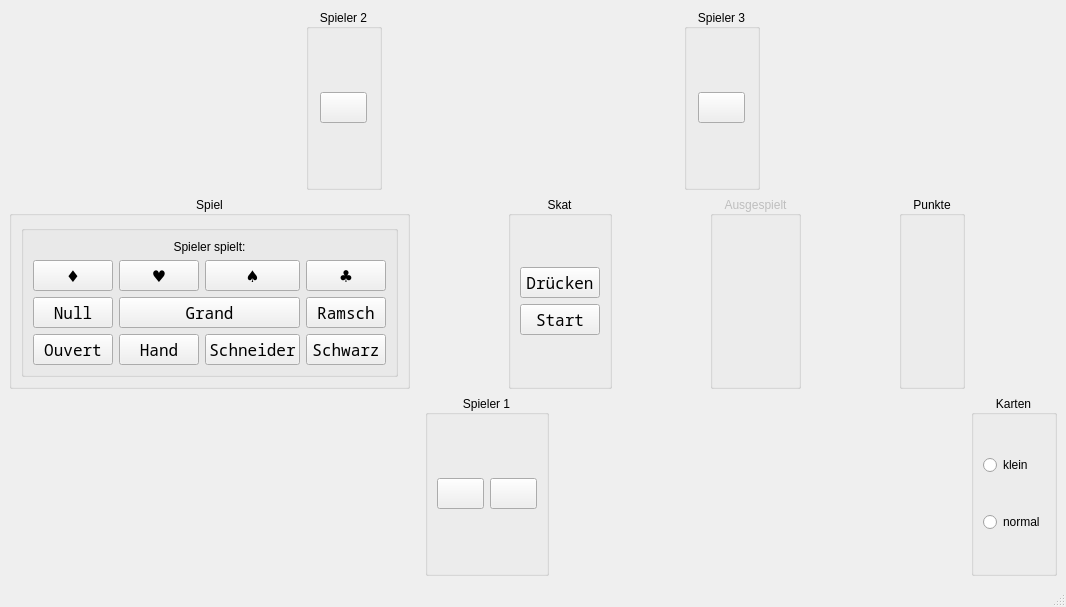
<?xml version="1.0" encoding="UTF-8"?>
<ui version="4.0">
 <class>Skattisch</class>
 <widget class="QMainWindow" name="Skattisch">
  <property name="geometry">
   <rect>
    <x>0</x>
    <y>0</y>
    <width>1066</width>
    <height>607</height>
   </rect>
  </property>
  <property name="windowTitle">
   <string>Table</string>
  </property>
  <widget class="QWidget" name="centralwidget">
   <layout class="QVBoxLayout" name="verticalLayoutMain">
    <item>
     <layout class="QHBoxLayout" name="horizontalLayout">
      <item>
       <spacer name="horizontalSpacer">
        <property name="orientation">
         <enum>Qt::Orientation::Horizontal</enum>
        </property>
        <property name="sizeHint" stdset="0">
         <size>
          <width>40</width>
          <height>20</height>
         </size>
        </property>
       </spacer>
      </item>
      <item>
       <widget class="QGroupBox" name="gbPlayer2">
        <property name="sizePolicy">
         <sizepolicy hsizetype="Minimum" vsizetype="Preferred">
          <horstretch>0</horstretch>
          <verstretch>0</verstretch>
         </sizepolicy>
        </property>
        <property name="layoutDirection">
         <enum>Qt::LayoutDirection::LeftToRight</enum>
        </property>
        <property name="title">
         <string>Spieler 2</string>
        </property>
        <property name="alignment">
         <set>Qt::AlignmentFlag::AlignCenter</set>
        </property>
        <layout class="QGridLayout" name="gridLayout_4">
         <item row="1" column="0">
          <layout class="QHBoxLayout" name="gbPlayer2Layout"/>
         </item>
         <item row="2" column="0">
          <widget class="QPushButton" name="pbBieten2">
           <property name="enabled">
            <bool>true</bool>
           </property>
           <property name="sizePolicy">
            <sizepolicy hsizetype="Fixed" vsizetype="Fixed">
             <horstretch>0</horstretch>
             <verstretch>0</verstretch>
            </sizepolicy>
           </property>
           <property name="font">
            <font>
             <family>Noto Sans Mono</family>
             <pointsize>12</pointsize>
            </font>
           </property>
           <property name="layoutDirection">
            <enum>Qt::LayoutDirection::RightToLeft</enum>
           </property>
           <property name="text">
            <string/>
           </property>
          </widget>
         </item>
        </layout>
       </widget>
      </item>
      <item>
       <spacer name="horizontalSpacer_2">
        <property name="orientation">
         <enum>Qt::Orientation::Horizontal</enum>
        </property>
        <property name="sizeHint" stdset="0">
         <size>
          <width>40</width>
          <height>20</height>
         </size>
        </property>
       </spacer>
      </item>
      <item>
       <widget class="QGroupBox" name="gbPlayer3">
        <property name="sizePolicy">
         <sizepolicy hsizetype="Minimum" vsizetype="Preferred">
          <horstretch>0</horstretch>
          <verstretch>0</verstretch>
         </sizepolicy>
        </property>
        <property name="title">
         <string>Spieler 3</string>
        </property>
        <property name="alignment">
         <set>Qt::AlignmentFlag::AlignCenter</set>
        </property>
        <layout class="QGridLayout" name="gridLayout_5">
         <item row="1" column="0">
          <layout class="QHBoxLayout" name="gbPlayer3Layout"/>
         </item>
         <item row="2" column="0">
          <widget class="QPushButton" name="pbBieten3">
           <property name="sizePolicy">
            <sizepolicy hsizetype="Fixed" vsizetype="Fixed">
             <horstretch>0</horstretch>
             <verstretch>0</verstretch>
            </sizepolicy>
           </property>
           <property name="font">
            <font>
             <family>Noto Sans Mono</family>
             <pointsize>12</pointsize>
            </font>
           </property>
           <property name="text">
            <string/>
           </property>
          </widget>
         </item>
        </layout>
       </widget>
      </item>
      <item>
       <spacer name="horizontalSpacer_3">
        <property name="orientation">
         <enum>Qt::Orientation::Horizontal</enum>
        </property>
        <property name="sizeHint" stdset="0">
         <size>
          <width>40</width>
          <height>20</height>
         </size>
        </property>
       </spacer>
      </item>
     </layout>
    </item>
    <item>
     <layout class="QHBoxLayout" name="horizontalLayout_2">
      <item>
       <widget class="QGroupBox" name="gbSpiel">
        <property name="title">
         <string>Spiel</string>
        </property>
        <property name="alignment">
         <set>Qt::AlignmentFlag::AlignCenter</set>
        </property>
        <layout class="QHBoxLayout" name="horizontalLayout_4">
         <item>
          <widget class="QGroupBox" name="bgRule">
           <property name="title">
            <string/>
           </property>
           <property name="alignment">
            <set>Qt::AlignmentFlag::AlignCenter</set>
           </property>
           <property name="checkable">
            <bool>false</bool>
           </property>
           <layout class="QGridLayout" name="gridLayout_2">
            <item row="3" column="0">
             <widget class="QPushButton" name="pbOuvert">
              <property name="font">
               <font>
                <family>Noto Sans Mono</family>
                <pointsize>12</pointsize>
               </font>
              </property>
              <property name="text">
               <string>Ouvert</string>
              </property>
              <property name="checkable">
               <bool>true</bool>
              </property>
              <property name="autoExclusive">
               <bool>false</bool>
              </property>
             </widget>
            </item>
            <item row="3" column="1">
             <widget class="QPushButton" name="pbHand">
              <property name="font">
               <font>
                <family>Noto Sans Mono</family>
                <pointsize>12</pointsize>
               </font>
              </property>
              <property name="text">
               <string>Hand</string>
              </property>
              <property name="checkable">
               <bool>true</bool>
              </property>
             </widget>
            </item>
            <item row="1" column="2">
             <widget class="QPushButton" name="pbPik">
              <property name="font">
               <font>
                <family>Noto Sans Mono</family>
                <pointsize>12</pointsize>
               </font>
              </property>
              <property name="text">
               <string>♠</string>
              </property>
              <property name="checkable">
               <bool>true</bool>
              </property>
              <property name="autoExclusive">
               <bool>true</bool>
              </property>
             </widget>
            </item>
            <item row="3" column="2">
             <widget class="QPushButton" name="pbSchneider">
              <property name="font">
               <font>
                <family>Noto Sans Mono</family>
                <pointsize>12</pointsize>
               </font>
              </property>
              <property name="text">
               <string>Schneider</string>
              </property>
              <property name="checkable">
               <bool>true</bool>
              </property>
             </widget>
            </item>
            <item row="2" column="1" colspan="2">
             <widget class="QPushButton" name="pbGrand">
              <property name="font">
               <font>
                <family>Noto Sans Mono</family>
                <pointsize>12</pointsize>
               </font>
              </property>
              <property name="text">
               <string>Grand</string>
              </property>
              <property name="checkable">
               <bool>true</bool>
              </property>
              <property name="autoExclusive">
               <bool>true</bool>
              </property>
             </widget>
            </item>
            <item row="2" column="0">
             <widget class="QPushButton" name="pbNull">
              <property name="font">
               <font>
                <family>Noto Sans Mono</family>
                <pointsize>12</pointsize>
               </font>
              </property>
              <property name="text">
               <string>Null</string>
              </property>
              <property name="checkable">
               <bool>true</bool>
              </property>
              <property name="autoExclusive">
               <bool>true</bool>
              </property>
             </widget>
            </item>
            <item row="1" column="1">
             <widget class="QPushButton" name="pbHerz">
              <property name="font">
               <font>
                <family>Noto Sans Mono</family>
                <pointsize>12</pointsize>
               </font>
              </property>
              <property name="text">
               <string>♥</string>
              </property>
              <property name="checkable">
               <bool>true</bool>
              </property>
              <property name="autoExclusive">
               <bool>true</bool>
              </property>
             </widget>
            </item>
            <item row="2" column="3">
             <widget class="QPushButton" name="pbRamsch">
              <property name="font">
               <font>
                <family>Noto Sans Mono</family>
                <pointsize>12</pointsize>
               </font>
              </property>
              <property name="text">
               <string>Ramsch</string>
              </property>
              <property name="checkable">
               <bool>true</bool>
              </property>
              <property name="autoExclusive">
               <bool>true</bool>
              </property>
             </widget>
            </item>
            <item row="3" column="3">
             <widget class="QPushButton" name="pbSchwarz">
              <property name="font">
               <font>
                <family>Noto Sans Mono</family>
                <pointsize>12</pointsize>
               </font>
              </property>
              <property name="text">
               <string>Schwarz</string>
              </property>
              <property name="checkable">
               <bool>true</bool>
              </property>
             </widget>
            </item>
            <item row="1" column="3">
             <widget class="QPushButton" name="pbKreuz">
              <property name="font">
               <font>
                <family>Noto Sans Mono</family>
                <pointsize>12</pointsize>
               </font>
              </property>
              <property name="text">
               <string>♣</string>
              </property>
              <property name="checkable">
               <bool>true</bool>
              </property>
              <property name="autoExclusive">
               <bool>true</bool>
              </property>
             </widget>
            </item>
            <item row="1" column="0">
             <widget class="QPushButton" name="pbKaro">
              <property name="font">
               <font>
                <family>Noto Sans Mono</family>
                <pointsize>12</pointsize>
               </font>
              </property>
              <property name="text">
               <string>♦</string>
              </property>
              <property name="checkable">
               <bool>true</bool>
              </property>
              <property name="checked">
               <bool>false</bool>
              </property>
              <property name="autoExclusive">
               <bool>true</bool>
              </property>
             </widget>
            </item>
            <item row="0" column="0" colspan="4">
             <widget class="QLabel" name="lblSpieler">
              <property name="text">
               <string>Spieler spielt:</string>
              </property>
              <property name="alignment">
               <set>Qt::AlignmentFlag::AlignCenter</set>
              </property>
             </widget>
            </item>
           </layout>
          </widget>
         </item>
        </layout>
       </widget>
      </item>
      <item>
       <spacer name="horizontalSpacer_9">
        <property name="orientation">
         <enum>Qt::Orientation::Horizontal</enum>
        </property>
        <property name="sizeHint" stdset="0">
         <size>
          <width>40</width>
          <height>20</height>
         </size>
        </property>
       </spacer>
      </item>
      <item>
       <widget class="QGroupBox" name="gbSkat">
        <property name="sizePolicy">
         <sizepolicy hsizetype="Minimum" vsizetype="Preferred">
          <horstretch>0</horstretch>
          <verstretch>0</verstretch>
         </sizepolicy>
        </property>
        <property name="title">
         <string>Skat</string>
        </property>
        <property name="alignment">
         <set>Qt::AlignmentFlag::AlignCenter</set>
        </property>
        <layout class="QHBoxLayout" name="horizontalLayout_8">
         <item>
          <layout class="QGridLayout" name="gridLayout">
           <item row="0" column="0">
            <layout class="QHBoxLayout" name="gbSkatLayout"/>
           </item>
           <item row="2" column="0">
            <layout class="QGridLayout" name="gridLayout_3">
             <item row="0" column="0" colspan="3">
              <widget class="QPushButton" name="pbDruecken">
               <property name="font">
                <font>
                 <family>Noto Sans Mono</family>
                 <pointsize>12</pointsize>
                </font>
               </property>
               <property name="text">
                <string>Drücken</string>
               </property>
              </widget>
             </item>
             <item row="1" column="0" colspan="3">
              <widget class="QPushButton" name="pbStart">
               <property name="font">
                <font>
                 <family>Noto Sans Mono</family>
                 <pointsize>12</pointsize>
                </font>
               </property>
               <property name="text">
                <string>Start</string>
               </property>
              </widget>
             </item>
            </layout>
           </item>
          </layout>
         </item>
        </layout>
       </widget>
      </item>
      <item>
       <spacer name="horizontalSpacer_6">
        <property name="orientation">
         <enum>Qt::Orientation::Horizontal</enum>
        </property>
        <property name="sizeHint" stdset="0">
         <size>
          <width>40</width>
          <height>20</height>
         </size>
        </property>
       </spacer>
      </item>
      <item>
       <widget class="QGroupBox" name="gbTrick">
        <property name="enabled">
         <bool>false</bool>
        </property>
        <property name="title">
         <string>Ausgespielt</string>
        </property>
        <property name="alignment">
         <set>Qt::AlignmentFlag::AlignCenter</set>
        </property>
        <property name="checkable">
         <bool>false</bool>
        </property>
        <layout class="QGridLayout" name="gridLayout_6">
         <property name="sizeConstraint">
          <enum>QLayout::SizeConstraint::SetMinimumSize</enum>
         </property>
         <item row="0" column="0">
          <layout class="QGridLayout" name="gbTrickLayout" columnstretch="0">
           <property name="sizeConstraint">
            <enum>QLayout::SizeConstraint::SetFixedSize</enum>
           </property>
          </layout>
         </item>
        </layout>
       </widget>
      </item>
      <item>
       <spacer name="horizontalSpacer_8">
        <property name="orientation">
         <enum>Qt::Orientation::Horizontal</enum>
        </property>
        <property name="sizeHint" stdset="0">
         <size>
          <width>40</width>
          <height>20</height>
         </size>
        </property>
       </spacer>
      </item>
      <item>
       <widget class="QGroupBox" name="gbPunkte">
        <property name="title">
         <string>Punkte</string>
        </property>
        <property name="alignment">
         <set>Qt::AlignmentFlag::AlignCenter</set>
        </property>
        <layout class="QHBoxLayout" name="horizontalLayout_6">
         <item>
          <layout class="QVBoxLayout" name="gpPunkteLayout"/>
         </item>
        </layout>
       </widget>
      </item>
      <item>
       <spacer name="horizontalSpacer_7">
        <property name="orientation">
         <enum>Qt::Orientation::Horizontal</enum>
        </property>
        <property name="sizeHint" stdset="0">
         <size>
          <width>40</width>
          <height>20</height>
         </size>
        </property>
       </spacer>
      </item>
     </layout>
    </item>
    <item>
     <layout class="QHBoxLayout" name="horizontalLayout_3">
      <item>
       <spacer name="horizontalSpacer_4">
        <property name="orientation">
         <enum>Qt::Orientation::Horizontal</enum>
        </property>
        <property name="sizeHint" stdset="0">
         <size>
          <width>40</width>
          <height>20</height>
         </size>
        </property>
       </spacer>
      </item>
      <item>
       <widget class="QGroupBox" name="gbPlayer1">
        <property name="sizePolicy">
         <sizepolicy hsizetype="Minimum" vsizetype="Preferred">
          <horstretch>0</horstretch>
          <verstretch>0</verstretch>
         </sizepolicy>
        </property>
        <property name="layoutDirection">
         <enum>Qt::LayoutDirection::LeftToRight</enum>
        </property>
        <property name="title">
         <string>Spieler 1</string>
        </property>
        <property name="alignment">
         <set>Qt::AlignmentFlag::AlignCenter</set>
        </property>
        <layout class="QGridLayout" name="gridLayout_7">
         <item row="1" column="0" colspan="2">
          <layout class="QHBoxLayout" name="gbPlayer1Layout"/>
         </item>
         <item row="0" column="0">
          <widget class="QPushButton" name="pbBieten1">
           <property name="sizePolicy">
            <sizepolicy hsizetype="Fixed" vsizetype="Fixed">
             <horstretch>0</horstretch>
             <verstretch>0</verstretch>
            </sizepolicy>
           </property>
           <property name="font">
            <font>
             <family>Noto Sans Mono</family>
             <pointsize>12</pointsize>
            </font>
           </property>
           <property name="layoutDirection">
            <enum>Qt::LayoutDirection::RightToLeft</enum>
           </property>
           <property name="text">
            <string/>
           </property>
          </widget>
         </item>
         <item row="0" column="1">
          <widget class="QPushButton" name="pbPassen1">
           <property name="sizePolicy">
            <sizepolicy hsizetype="Fixed" vsizetype="Fixed">
             <horstretch>0</horstretch>
             <verstretch>0</verstretch>
            </sizepolicy>
           </property>
           <property name="font">
            <font>
             <family>Noto Sans Mono</family>
             <pointsize>12</pointsize>
            </font>
           </property>
           <property name="text">
            <string/>
           </property>
          </widget>
         </item>
        </layout>
       </widget>
      </item>
      <item>
       <spacer name="horizontalSpacer_5">
        <property name="orientation">
         <enum>Qt::Orientation::Horizontal</enum>
        </property>
        <property name="sizeHint" stdset="0">
         <size>
          <width>40</width>
          <height>20</height>
         </size>
        </property>
       </spacer>
      </item>
      <item>
       <widget class="QGroupBox" name="gbCards">
        <property name="title">
         <string>Karten</string>
        </property>
        <property name="alignment">
         <set>Qt::AlignmentFlag::AlignCenter</set>
        </property>
        <layout class="QVBoxLayout" name="verticalLayout">
         <item>
          <widget class="QRadioButton" name="rbSmall">
           <property name="text">
            <string>klein</string>
           </property>
          </widget>
         </item>
         <item>
          <widget class="QRadioButton" name="rbNormal">
           <property name="text">
            <string>normal</string>
           </property>
          </widget>
         </item>
        </layout>
       </widget>
      </item>
     </layout>
    </item>
   </layout>
  </widget>
  <widget class="QMenuBar" name="menubar">
   <property name="geometry">
    <rect>
     <x>0</x>
     <y>0</y>
     <width>1066</width>
     <height>26</height>
    </rect>
   </property>
  </widget>
  <widget class="QStatusBar" name="statusbar"/>
 </widget>
 <resources/>
 <connections/>
</ui>
